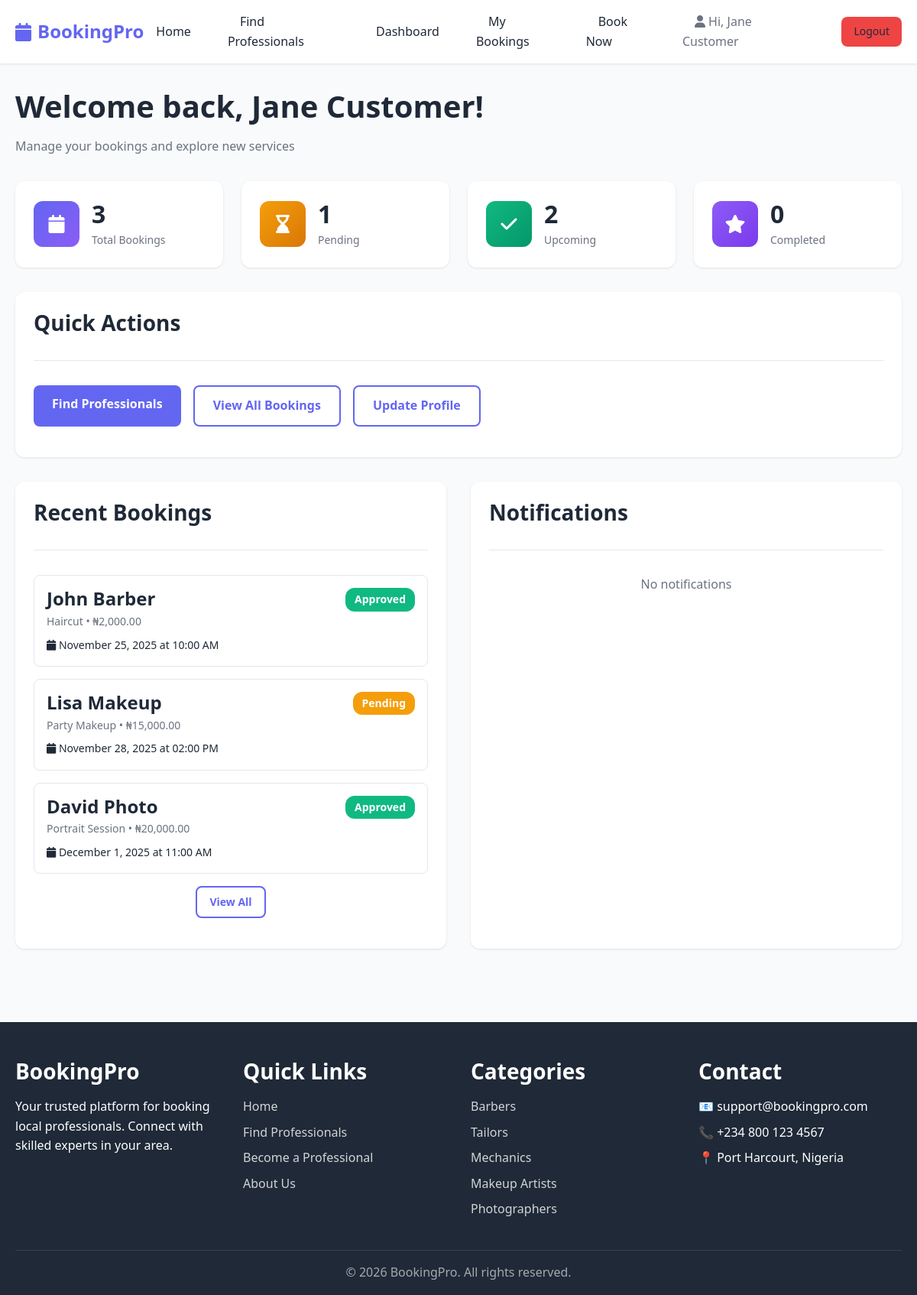
Page /customer/dashboard.php (signed in) on the committed database.
### tables this page shows
CREATE TABLE bookings (
    id INT AUTO_INCREMENT PRIMARY KEY,
    customer_id INT NOT NULL,
    professional_id INT NOT NULL,
    service_id INT NOT NULL,
    booking_date DATE NOT NULL,
    booking_time TIME NOT NULL,
    status ENUM('pending', 'approved', 'cancelled', 'completed') DEFAULT 'pending',
    notes TEXT,
    created_at TIMESTAMP DEFAULT CURRENT_TIMESTAMP,
    updated_at TIMESTAMP DEFAULT CURRENT_TIMESTAMP ON UPDATE CURRENT_TIMESTAMP,
    FOREIGN KEY (customer_id) REFERENCES users(id) ON DELETE CASCADE,
    FOREIGN KEY (professional_id) REFERENCES professionals(id) ON DELETE CASCADE,
    FOREIGN KEY (service_id) REFERENCES services(id) ON DELETE CASCADE
);

CREATE TABLE users (
    id INT AUTO_INCREMENT PRIMARY KEY,
    name VARCHAR(100) NOT NULL,
    email VARCHAR(100) UNIQUE NOT NULL,
    password VARCHAR(255) NOT NULL,
    role ENUM('customer', 'professional', 'admin') NOT NULL,
    phone VARCHAR(20),
    status ENUM('active', 'suspended', 'pending') DEFAULT 'active',
    created_at TIMESTAMP DEFAULT CURRENT_TIMESTAMP
);

CREATE TABLE services (
    id INT AUTO_INCREMENT PRIMARY KEY,
    professional_id INT NOT NULL,
    name VARCHAR(100) NOT NULL,
    price DECIMAL(10,2) NOT NULL,
    duration INT NOT NULL COMMENT 'Duration in minutes',
    description TEXT,
    active BOOLEAN DEFAULT TRUE,
    created_at TIMESTAMP DEFAULT CURRENT_TIMESTAMP,
    FOREIGN KEY (professional_id) REFERENCES professionals(id) ON DELETE CASCADE
);

### includes/functions.php (called while the page is built, shortened)
<?php
function formatCurrency($amount) {
    return '₦' . number_format($amount, 2);
}
?>

### customer/dashboard.php (the view, shortened to what this page needs)
<?php
require_once '../includes/functions.php';
$customerId = $_SESSION['user_id'];
$stmt = $conn->prepare("SELECT COUNT(*) FROM bookings WHERE customer_id = ?");
$stmt->execute([$customerId]);
$totalBookings = $stmt->fetchColumn();
$stmt = $conn->prepare("SELECT COUNT(*) FROM bookings WHERE customer_id = ? AND status = 'pending'");
$stmt->execute([$customerId]);
$pendingBookings = $stmt->fetchColumn();
$stmt = $conn->prepare("SELECT COUNT(*) FROM bookings WHERE customer_id = ? AND status = 'approved'");
$stmt->execute([$customerId]);
$upcomingBookings = $stmt->fetchColumn();
$stmt = $conn->prepare("SELECT COUNT(*) FROM bookings WHERE customer_id = ? AND status = 'completed'");
$stmt->execute([$customerId]);
$completedBookings = $stmt->fetchColumn();
$stmt = $conn->prepare("SELECT b.*, u.name as professional_name, p.category, p.location, s.name as service_name, s.price
                        FROM bookings b
                        JOIN professionals p ON b.professional_id = p.id
                        JOIN users u ON p.user_id = u.id
                        JOIN services s ON b.service_id = s.id
                        WHERE b.customer_id = ?
                        ORDER BY b.created_at DESC
                        LIMIT 5");
$stmt->execute([$customerId]);
$recentBookings = $stmt->fetchAll();
$stmt = $conn->prepare("SELECT * FROM notifications WHERE user_id = ? ORDER BY created_at DESC LIMIT 5");
$stmt->execute([$customerId]);
$notifications = $stmt->fetchAll();
include '../includes/header.php';
include '../includes/navbar.php';
?>
<div class="dashboard">
    <div class="container">
        <div class="dashboard-header">
            <h1>Welcome back, <?php echo htmlspecialchars($_SESSION['user_name']); ?>!</h1>
            <p style="color: var(--gray-color);">Manage your bookings and explore new services</p>
        </div>
        <div class="dashboard-stats">
            <div class="stat-card">
                <div class="stat-icon" style="background: linear-gradient(135deg, #6366f1, #8b5cf6);"><i class="fas fa-calendar"></i></div>
                <div class="stat-content">
                    <h3><?php echo $totalBookings; ?></h3>
                    <p>Total Bookings</p>
                </div>
            </div>
            <div class="stat-card">
                <div class="stat-icon" style="background: linear-gradient(135deg, #f59e0b, #d97706);"><i class="fas fa-hourglass-end"></i></div>
                <div class="stat-content">
                    <h3><?php echo $pendingBookings; ?></h3>
                    <p>Pending</p>
                </div>
            </div>
            <div class="stat-card">
                <div class="stat-icon" style="background: linear-gradient(135deg, #10b981, #059669);"><i class="fas fa-check"></i></div>
                <div class="stat-content">
                    <h3><?php echo $upcomingBookings; ?></h3>
                    <p>Upcoming</p>
                </div>
            </div>
            <div class="stat-card">
                <div class="stat-icon" style="background: linear-gradient(135deg, #8b5cf6, #7c3aed);"><i class="fas fa-star"></i></div>
                <div class="stat-content">
                    <h3><?php echo $completedBookings; ?></h3>
                    <p>Completed</p>
                </div>
            </div>
        </div>
        <div class="card" style="margin-bottom: 2rem;">
            <div class="card-header">
                <h3>Quick Actions</h3>
            </div>
            <div class="card-body" style="display: flex; gap: 1rem; flex-wrap: wrap;">
                <a href="../public/professionals.php" class="btn btn-primary">Find Professionals</a>
                <a href="bookings.php" class="btn btn-outline">View All Bookings</a>
                <a href="profile.php" class="btn btn-outline">Update Profile</a>
            </div>
        </div>
        <div class="grid grid-2">
            <div class="card">
                <div class="card-header">
                    <h3>Recent Bookings</h3>
                </div>
                <div class="card-body">
                    <?php if (count($recentBookings) > 0): ?>
                        <div style="display: flex; flex-direction: column; gap: 1rem;">
                            <?php foreach ($recentBookings as $booking): ?>
                                <div style="padding: 1rem; border: 1px solid var(--border-color); border-radius: 8px;">
                                    <div style="display: flex; justify-content: space-between; align-items: start; margin-bottom: 0.5rem;">
                                        <div>
                                            <h4 style="margin-bottom: 0.25rem;"><?php echo htmlspecialchars($booking['professional_name']); ?></h4>
                                            <p style="color: var(--gray-color); font-size: 0.875rem;">
                                                <?php echo htmlspecialchars($booking['service_name']); ?> •
                                                <?php echo formatCurrency($booking['price']); ?>
                                            </p>
                                        </div>
                                        <span class="badge badge-<?php
                                            echo match($booking['status']) {
                                                'pending' => 'warning',
                                                'approved' => 'success',
                                                'cancelled' => 'danger',
                                                'completed' => 'secondary',
                                                default => 'secondary'
                                            };
                                        ?>">
                                            <?php echo ucfirst($booking['status']); ?>
                                        </span>
                                    </div>
                                    <p style="font-size: 0.875rem;">
                                        <i class="fas fa-calendar"></i> <?php echo date('F j, Y', strtotime($booking['booking_date'])); ?> at
                                        <?php echo date('h:i A', strtotime($booking['booking_time'])); ?>
                                    </p>
                                </div>
                            <?php endforeach; ?>
                        </div>
                        <div style="text-align: center; margin-top: 1rem;">
                            <a href="bookings.php" class="btn btn-outline btn-sm">View All</a>
                        </div>
                    <?php endif; ?>
                </div>
            </div>
            <div class="card">
                <div class="card-header">
                    <h3>Notifications</h3>
                </div>
                <div class="card-body">
                    <?php if (count($notifications) > 0): ?>
                        <div style="display: flex; flex-direction: column; gap: 1rem;">
                            <?php foreach ($notifications as $notif): ?>
                                <div style="padding: 1rem; background: <?php echo $notif['read_status'] ? 'white' : '#f0f9ff'; ?>; border-radius: 8px; border-left: 4px solid var(--primary-color);">
                                    <p style="margin-bottom: 0.25rem;"><?php echo htmlspecialchars($notif['message']); ?></p>
                                    <small style="color: var(--gray-color);"><?php echo timeAgo($notif['created_at']); ?></small>
                                </div>
                            <?php endforeach; ?>
                        </div>
                    <?php else: ?>
                        <p style="text-align: center; color: var(--gray-color);">No notifications</p>
                    <?php endif; ?>
                </div>
            </div>
        </div>
    </div>
</div>
<?php include '../includes/footer.php'; ?>

### rows in the picture
bookings: users.name "John Barber", service.name "Haircut", service.price "₦2,000.00", status "Approved", booking_date "November 25, 2025", booking_time "10:00 AM"
bookings: users.name "Lisa Makeup", service.name "Party Makeup", service.price "₦15,000.00", status "Pending", booking_date "November 28, 2025", booking_time "02:00 PM"
bookings: users.name "David Photo", service.name "Portrait Session", service.price "₦20,000.00", status "Approved", booking_date "December 1, 2025", booking_time "11:00 AM"

### other values in the picture
$_SESSION['user_name'] "Jane Customer"
$totalBookings "3"
$pendingBookings "1"
$upcomingBookings "2"
$completedBookings "0"
